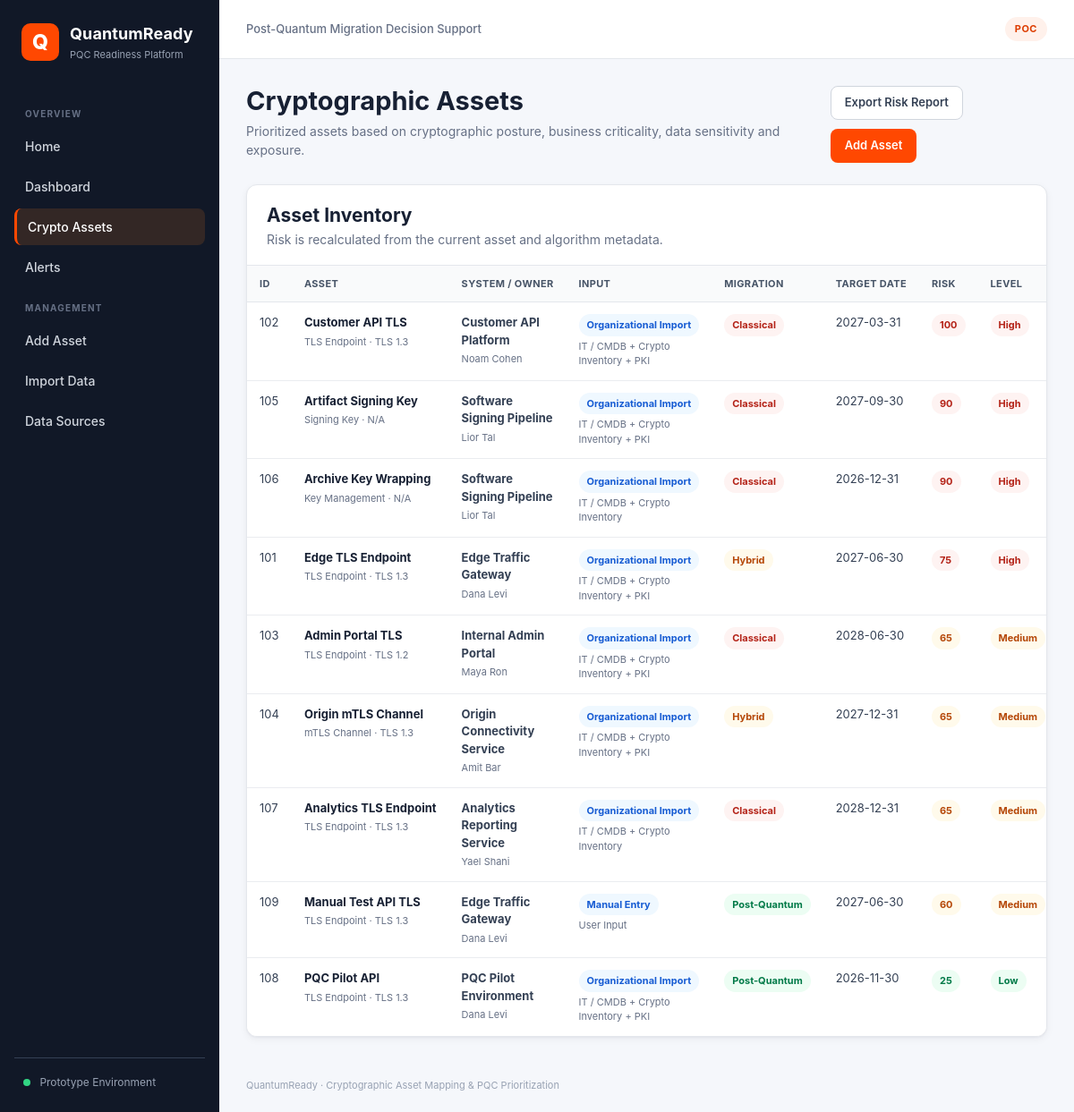
Page /assets on the committed database.
### tables this page shows
CREATE TABLE CryptoAssets (
        asset_id INTEGER PRIMARY KEY,
        system_id INTEGER NOT NULL,
        owner_id INTEGER NOT NULL,
        asset_name TEXT NOT NULL,
        asset_type TEXT,
        protocol TEXT,
        location TEXT,
        data_sensitivity TEXT,
        exposure TEXT,
        migration_status TEXT,
        target_date DATE,
        risk_score INTEGER,
        urgency TEXT,
        recommendation TEXT,
        input_method TEXT NOT NULL DEFAULT 'Organizational Import',

        FOREIGN KEY (system_id) REFERENCES Systems(system_id),
        FOREIGN KEY (owner_id) REFERENCES Owners(owner_id)
    );

CREATE TABLE Systems (
        system_id INTEGER PRIMARY KEY,
        system_name TEXT NOT NULL,
        system_type TEXT,
        environment TEXT,
        criticality TEXT
    );

CREATE TABLE Owners (
        owner_id INTEGER PRIMARY KEY,
        owner_name TEXT NOT NULL,
        team TEXT,
        email TEXT
    );

### app/routes.py (the view)
@main.route('/assets')
def assets():
    connection = get_db_connection()
    risk_results = risk_engine.refresh_all_risks(
        connection
    )
    explanations = {
        result["asset_id"]: result["reasons"]
        for result in risk_results
    }
    rows = connection.execute("""
        SELECT
            ca.asset_id,
            ca.asset_name,
            ca.asset_type,
            ca.protocol,
            ca.exposure,
            ca.migration_status,
            ca.target_date,
            ca.risk_score,
            ca.urgency,
            ca.recommendation,
            ca.input_method,
            s.system_name,
            o.owner_name,

            CASE
                WHEN ca.risk_score >= 70
                    THEN 'High'
                WHEN ca.risk_score >= 40
                    THEN 'Medium'
                ELSE 'Low'
            END AS risk_level,

            CASE
                WHEN ca.input_method = 'Manual Entry'
                    THEN 'User Input'

                WHEN EXISTS (
                    SELECT 1
                    FROM Certificates c
                    WHERE c.asset_id = ca.asset_id
                )
                    THEN 'IT / CMDB + Crypto Inventory + PKI'

                ELSE
                    'IT / CMDB + Crypto Inventory'
            END AS data_sources

        FROM CryptoAssets ca

        JOIN Systems s
            ON ca.system_id = s.system_id

        JOIN Owners o
            ON ca.owner_id = o.owner_id

        ORDER BY ca.risk_score DESC
    """).fetchall()
    asset_list = []
    for row in rows:
        asset = dict(row)
        asset["risk_reasons"] = explanations.get(
            asset["asset_id"],
            []
        )
        asset_list.append(asset)
    connection.close()
    return render_template(
        'assets.html',
        assets=asset_list
    )

### app/database.py (called while the page is built)
def get_db_connection():
    connection = sqlite3.connect(DB_PATH)
    connection.row_factory = sqlite3.Row
    connection.execute(
        "PRAGMA foreign_keys = ON"
    )
    return connection

### risk_engine.py (called while the page is built)
def derive_crypto_points(statuses):
    normalized = {
        str(status).strip().lower()
        for status in statuses
        if status
    }
    has_vulnerable = "vulnerable" in normalized
    has_post_quantum = "post-quantum" in normalized
    if has_vulnerable and has_post_quantum:
        return (
            15,
            "Hybrid cryptography includes classical and post-quantum components"
        )
    if has_vulnerable:
        return (
            40,
            "Quantum-vulnerable cryptography is still in use"
        )
    if has_post_quantum:
        return (
            0,
            "Post-quantum cryptography is in use"
        )
    return (
        20,
        "Cryptographic quantum status is unknown"
    )

def risk_level_from_score(score):
    if score >= 70:
        return "High"
    if score >= 40:
        return "Medium"
    return "Low"

def escalate(level):
    if level == "Low":
        return "Medium"
    if level == "Medium":
        return "High"
    return "High"

def days_until(date_text):
    if not date_text:
        return None
    try:
        target = datetime.strptime(
            date_text,
            "%Y-%m-%d"
        ).date()
        return (target - date.today()).days
    except ValueError:
        return None

def get_assets(connection):
    return connection.execute("""
        SELECT
            ca.asset_id,
            ca.asset_name,
            ca.data_sensitivity,
            ca.exposure,
            ca.migration_status,
            s.criticality
        FROM CryptoAssets ca
        JOIN Systems s
            ON s.system_id = ca.system_id
        ORDER BY ca.asset_id
    """).fetchall()

def get_algorithm_statuses(connection, asset_id):
    rows = connection.execute("""
        SELECT
            a.quantum_status
        FROM AssetAlgorithms aa
        JOIN Algorithms a
            ON a.algorithm_id = aa.algorithm_id
        WHERE aa.asset_id = ?
    """, (asset_id,)).fetchall()
    return [row[0] for row in rows]

def get_nearest_certificate_expiry(connection, asset_id):
    row = connection.execute("""
        SELECT MIN(expiry_date)
        FROM Certificates
        WHERE asset_id = ?
    """, (asset_id,)).fetchone()
    if row and row[0]:
        return row[0]
    return None

### app/templates/assets.html (shortened to what this page needs)
{% extends "base.html" %}
{% block content %}
<div class="page-header">
    <div>
        <h1 class="page-title">Cryptographic Assets</h1>
        <p class="page-subtitle">
            Prioritized assets based on cryptographic posture, business criticality,
            data sensitivity and exposure.
        </p>
    </div>
    <div class="actions">
        <a href="{{ url_for('main.export_report') }}" class="btn btn-secondary">Export Risk Report</a>
        <a href="{{ url_for('main.add_asset') }}" class="btn btn-primary">Add Asset</a>
    </div>
</div>
<div class="table-card">
    <div class="card-header">
        <div>
            <h2>Asset Inventory</h2>
            <p class="page-subtitle">Risk is recalculated from the current asset and algorithm metadata.</p>
        </div>
    </div>
    <div class="table-wrap">
        <table class="assets-table">
            <thead>
                <tr>
                    <th>ID</th>
                    <th>Asset</th>
                    <th>System / Owner</th>
                    <th>Input</th>
                    <th>Migration</th>
                    <th>Target Date</th>
                    <th>Risk</th>
                    <th>Level</th>
                </tr>
            </thead>
            <tbody>
                {% for asset in assets %}
                <tr>
                    <td>{{ asset.asset_id }}</td>
                    <td>
                        <strong class="asset-name">{{ asset.asset_name }}</strong>
                        <div class="cell-subtext">{{ asset.asset_type }} · {{ asset.protocol }}</div>
                    </td>
                    <td>
                        <strong>{{ asset.system_name }}</strong>
                        <div class="cell-subtext">{{ asset.owner_name }}</div>
                    </td>
                    <td>
                        <span class="badge badge-info">{{ asset.input_method }}</span>
                        <div class="cell-subtext cell-wrap">{{ asset.data_sources }}</div>
                    </td>
                    <td>
                        {% if asset.migration_status == 'Classical' %}
                            <span class="badge badge-classical">Classical</span>
                        {% elif asset.migration_status == 'Hybrid' %}
                            <span class="badge badge-hybrid">Hybrid</span>
                        {% else %}
                            <span class="badge badge-pqc">Post-Quantum</span>
                        {% endif %}
                    </td>
                    <td>
                        {% if asset.target_date %}
                            {{ asset.target_date }}
                        {% else %}
                            <span class="text-muted">Not Set</span>
                        {% endif %}
                    </td>
                    <td>
                        {% if asset.risk_score >= 70 %}
                            <span class="badge badge-high">{{ asset.risk_score }}</span>
                        {% elif asset.risk_score >= 40 %}
                            <span class="badge badge-medium">{{ asset.risk_score }}</span>
                        {% else %}
                            <span class="badge badge-low">{{ asset.risk_score }}</span>
                        {% endif %}
                    </td>
                    <td>
                        {% if asset.risk_level == 'High' %}
                            <span class="badge badge-high">High</span>
                        {% elif asset.risk_level == 'Medium' %}
                            <span class="badge badge-medium">Medium</span>
                        {% else %}
                            <span class="badge badge-low">Low</span>
                        {% endif %}
                    </td>
                </tr>
                {% endfor %}
            </tbody>
        </table>
    </div>
</div>
{% endblock %}

### app/templates/base.html (shortened to what this page needs)
<!DOCTYPE html>
<html lang="en">
<head>
    <link rel="stylesheet" href="{{ url_for('static', filename='style.css') }}">
</head>
<body>
<div class="app-shell">
    <aside class="sidebar">
        <div class="brand">
            <div class="brand-mark">Q</div>
            <div>
                <div class="brand-name">QuantumReady</div>
                <div class="brand-subtitle">PQC Readiness Platform</div>
            </div>
        </div>
        <div class="nav-label">OVERVIEW</div>
        <nav class="sidebar-nav">
            <a href="{{ url_for('main.index') }}"
               class="nav-link {% if request.path == '/' %}active{% endif %}">
                Home
            </a>
            <a href="{{ url_for('main.dashboard') }}"
               class="nav-link {% if request.path == '/dashboard' %}active{% endif %}">
                Dashboard
            </a>
            <a href="{{ url_for('main.assets') }}"
               class="nav-link {% if request.path.startswith('/assets') or request.path.startswith('/edit-asset') %}active{% endif %}">
                Crypto Assets
            </a>
            <a href="{{ url_for('main.alerts') }}"
               class="nav-link {% if request.path == '/alerts' %}active{% endif %}">
                Alerts
            </a>
        </nav>
        <div class="nav-label">MANAGEMENT</div>
        <nav class="sidebar-nav">
            <a href="{{ url_for('main.add_asset') }}"
               class="nav-link {% if request.path == '/add-asset' %}active{% endif %}">
                Add Asset
            </a>
            <a href="{{ url_for('main.import_data') }}"
               class="nav-link {% if request.path == '/import' %}active{% endif %}">
                Import Data
            </a>
            <a href="{{ url_for('main.sources') }}"
               class="nav-link {% if request.path == '/sources' %}active{% endif %}">
                Data Sources
            </a>
        </nav>
        <div class="sidebar-footer">
            <span class="status-dot"></span>
            Prototype Environment
        </div>
    </aside>
    <main class="main-area">
        <header class="topbar">
            <div class="topbar-system">
                Post-Quantum Migration Decision Support
            </div>
            <div class="prototype-badge">POC</div>
        </header>
        <section class="page-content">
            {% block content %}{% endblock %}
        </section>
        <footer class="app-footer">
            QuantumReady · Cryptographic Asset Mapping & PQC Prioritization
        </footer>
    </main>
</div>
</body>
</html>

### rows in the picture
CryptoAssets: asset_id "102", asset_name "Customer API TLS", asset_type "TLS Endpoint", protocol "TLS 1.3", system_name "Customer API Platform", owner_name "Noam Cohen", input_method "Organizational Import", data_sources "IT / CMDB + Crypto Inventory + PKI", migration_status "Classical", target_date "2027-03-31", risk_score "100", shows "High"
CryptoAssets: asset_id "105", asset_name "Artifact Signing Key", asset_type "Signing Key", protocol "N/A", system_name "Software Signing Pipeline", owner_name "Lior Tal", input_method "Organizational Import", data_sources "IT / CMDB + Crypto Inventory + PKI", migration_status "Classical", target_date "2027-09-30", risk_score "90", shows "High"
CryptoAssets: asset_id "106", asset_name "Archive Key Wrapping", asset_type "Key Management", protocol "N/A", system_name "Software Signing Pipeline", owner_name "Lior Tal", input_method "Organizational Import", data_sources "IT / CMDB + Crypto Inventory", migration_status "Classical", target_date "2026-12-31", risk_score "90", shows "High"
CryptoAssets: asset_id "101", asset_name "Edge TLS Endpoint", asset_type "TLS Endpoint", protocol "TLS 1.3", system_name "Edge Traffic Gateway", owner_name "Dana Levi", input_method "Organizational Import", data_sources "IT / CMDB + Crypto Inventory + PKI", migration_status "Hybrid", target_date "2027-06-30", risk_score "75", shows "High"
CryptoAssets: asset_id "103", asset_name "Admin Portal TLS", asset_type "TLS Endpoint", protocol "TLS 1.2", system_name "Internal Admin Portal", owner_name "Maya Ron", input_method "Organizational Import", data_sources "IT / CMDB + Crypto Inventory + PKI", migration_status "Classical", target_date "2028-06-30", risk_score "65", shows "Medium"
CryptoAssets: asset_id "104", asset_name "Origin mTLS Channel", asset_type "mTLS Channel", protocol "TLS 1.3", system_name "Origin Connectivity Service", owner_name "Amit Bar", input_method "Organizational Import", data_sources "IT / CMDB + Crypto Inventory + PKI", migration_status "Hybrid", target_date "2027-12-31", risk_score "65", shows "Medium"
CryptoAssets: asset_id "107", asset_name "Analytics TLS Endpoint", asset_type "TLS Endpoint", protocol "TLS 1.3", system_name "Analytics Reporting Service", owner_name "Yael Shani", input_method "Organizational Import", data_sources "IT / CMDB + Crypto Inventory", migration_status "Classical", target_date "2028-12-31", risk_score "65", shows "Medium"
CryptoAssets: asset_id "109", asset_name "Manual Test API TLS", asset_type "TLS Endpoint", protocol "TLS 1.3", system_name "Edge Traffic Gateway", owner_name "Dana Levi", input_method "Manual Entry", data_sources "User Input", migration_status "Post-Quantum", target_date "2027-06-30", risk_score "60", shows "Medium"
CryptoAssets: asset_id "108", asset_name "PQC Pilot API", asset_type "TLS Endpoint", protocol "TLS 1.3", system_name "PQC Pilot Environment", owner_name "Dana Levi", input_method "Organizational Import", data_sources "IT / CMDB + Crypto Inventory + PKI", migration_status "Post-Quantum", target_date "2026-11-30", risk_score "25", shows "Low"
